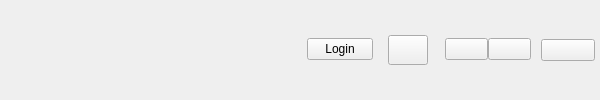
<?xml version="1.0" encoding="UTF-8"?>
<ui version="4.0">
 <class>TitleBarClass</class>
 <widget class="QWidget" name="TitleBarClass">
  <property name="geometry">
   <rect>
    <x>0</x>
    <y>0</y>
    <width>600</width>
    <height>100</height>
   </rect>
  </property>
  <property name="windowTitle">
   <string>TitleBar</string>
  </property>
  <layout class="QHBoxLayout" name="horizontalLayout_7">
   <property name="spacing">
    <number>0</number>
   </property>
   <property name="leftMargin">
    <number>0</number>
   </property>
   <property name="topMargin">
    <number>0</number>
   </property>
   <property name="rightMargin">
    <number>0</number>
   </property>
   <property name="bottomMargin">
    <number>0</number>
   </property>
   <item>
    <widget class="QWidget" name="widget" native="true">
     <property name="minimumSize">
      <size>
       <width>64</width>
       <height>35</height>
      </size>
     </property>
     <property name="maximumSize">
      <size>
       <width>64</width>
       <height>35</height>
      </size>
     </property>
     <layout class="QHBoxLayout" name="horizontalLayout">
      <property name="spacing">
       <number>0</number>
      </property>
      <property name="topMargin">
       <number>0</number>
      </property>
      <property name="rightMargin">
       <number>9</number>
      </property>
      <property name="bottomMargin">
       <number>0</number>
      </property>
      <item>
       <widget class="QLabel" name="label">
        <property name="minimumSize">
         <size>
          <width>24</width>
          <height>24</height>
         </size>
        </property>
        <property name="maximumSize">
         <size>
          <width>24</width>
          <height>24</height>
         </size>
        </property>
        <property name="text">
         <string/>
        </property>
        <property name="textFormat">
         <enum>Qt::AutoText</enum>
        </property>
        <property name="pixmap">
         <pixmap resource="../../../../../Database.qrc">:/Database/state/logo.svg</pixmap>
        </property>
        <property name="scaledContents">
         <bool>true</bool>
        </property>
       </widget>
      </item>
     </layout>
    </widget>
   </item>
   <item>
    <widget class="QWidget" name="widget_6" native="true">
     <property name="minimumSize">
      <size>
       <width>0</width>
       <height>22</height>
      </size>
     </property>
     <property name="maximumSize">
      <size>
       <width>16777215</width>
       <height>22</height>
      </size>
     </property>
     <layout class="QHBoxLayout" name="horizontalLayout_6">
      <property name="spacing">
       <number>0</number>
      </property>
      <property name="leftMargin">
       <number>0</number>
      </property>
      <property name="topMargin">
       <number>0</number>
      </property>
      <property name="rightMargin">
       <number>0</number>
      </property>
      <property name="bottomMargin">
       <number>0</number>
      </property>
      <item>
       <spacer name="horizontalSpacer">
        <property name="orientation">
         <enum>Qt::Horizontal</enum>
        </property>
        <property name="sizeHint" stdset="0">
         <size>
          <width>189</width>
          <height>19</height>
         </size>
        </property>
       </spacer>
      </item>
     </layout>
    </widget>
   </item>
   <item>
    <widget class="QWidget" name="widget_2" native="true">
     <property name="minimumSize">
      <size>
       <width>72</width>
       <height>35</height>
      </size>
     </property>
     <property name="maximumSize">
      <size>
       <width>72</width>
       <height>35</height>
      </size>
     </property>
     <layout class="QHBoxLayout" name="horizontalLayout_2">
      <property name="spacing">
       <number>0</number>
      </property>
      <property name="leftMargin">
       <number>3</number>
      </property>
      <property name="topMargin">
       <number>0</number>
      </property>
      <property name="rightMargin">
       <number>3</number>
      </property>
      <property name="bottomMargin">
       <number>0</number>
      </property>
      <item>
       <widget class="QPushButton" name="btn_login">
        <property name="text">
         <string>Login</string>
        </property>
        <property name="iconSize">
         <size>
          <width>12</width>
          <height>12</height>
         </size>
        </property>
       </widget>
      </item>
     </layout>
    </widget>
   </item>
   <item>
    <widget class="QWidget" name="widget_3" native="true">
     <property name="minimumSize">
      <size>
       <width>64</width>
       <height>34</height>
      </size>
     </property>
     <property name="maximumSize">
      <size>
       <width>64</width>
       <height>34</height>
      </size>
     </property>
     <layout class="QHBoxLayout" name="horizontalLayout_3">
      <property name="leftMargin">
       <number>5</number>
      </property>
      <property name="topMargin">
       <number>0</number>
      </property>
      <property name="rightMargin">
       <number>5</number>
      </property>
      <property name="bottomMargin">
       <number>0</number>
      </property>
      <item>
       <widget class="QToolButton" name="btn_language">
        <property name="minimumSize">
         <size>
          <width>40</width>
          <height>30</height>
         </size>
        </property>
        <property name="maximumSize">
         <size>
          <width>16777215</width>
          <height>30</height>
         </size>
        </property>
        <property name="text">
         <string/>
        </property>
        <property name="icon">
         <iconset resource="../../../../../Database.qrc">
          <normaloff>:/Database/state/language.svg</normaloff>:/Database/state/language.svg</iconset>
        </property>
        <property name="iconSize">
         <size>
          <width>18</width>
          <height>18</height>
         </size>
        </property>
       </widget>
      </item>
     </layout>
    </widget>
   </item>
   <item>
    <widget class="QWidget" name="widget_4" native="true">
     <property name="minimumSize">
      <size>
       <width>96</width>
       <height>35</height>
      </size>
     </property>
     <property name="maximumSize">
      <size>
       <width>96</width>
       <height>35</height>
      </size>
     </property>
     <layout class="QHBoxLayout" name="horizontalLayout_4">
      <property name="spacing">
       <number>0</number>
      </property>
      <property name="leftMargin">
       <number>5</number>
      </property>
      <property name="topMargin">
       <number>0</number>
      </property>
      <property name="rightMargin">
       <number>5</number>
      </property>
      <property name="bottomMargin">
       <number>0</number>
      </property>
      <item>
       <widget class="QPushButton" name="btn_min">
        <property name="text">
         <string/>
        </property>
        <property name="icon">
         <iconset resource="../../../../../Database.qrc">
          <normaloff>:/Database/state/min.png</normaloff>:/Database/state/min.png</iconset>
        </property>
        <property name="iconSize">
         <size>
          <width>12</width>
          <height>12</height>
         </size>
        </property>
       </widget>
      </item>
      <item>
       <widget class="QPushButton" name="btn_max">
        <property name="text">
         <string/>
        </property>
        <property name="icon">
         <iconset resource="../../../../../Database.qrc">
          <normaloff>:/Database/state/max.png</normaloff>:/Database/state/max.png</iconset>
        </property>
        <property name="iconSize">
         <size>
          <width>12</width>
          <height>12</height>
         </size>
        </property>
       </widget>
      </item>
     </layout>
    </widget>
   </item>
   <item>
    <widget class="QWidget" name="widget_5" native="true">
     <property name="minimumSize">
      <size>
       <width>64</width>
       <height>22</height>
      </size>
     </property>
     <property name="maximumSize">
      <size>
       <width>64</width>
       <height>22</height>
      </size>
     </property>
     <layout class="QHBoxLayout" name="horizontalLayout_5">
      <property name="spacing">
       <number>0</number>
      </property>
      <property name="leftMargin">
       <number>5</number>
      </property>
      <property name="topMargin">
       <number>0</number>
      </property>
      <property name="rightMargin">
       <number>5</number>
      </property>
      <property name="bottomMargin">
       <number>0</number>
      </property>
      <item>
       <widget class="QPushButton" name="btn_exit">
        <property name="text">
         <string/>
        </property>
        <property name="icon">
         <iconset resource="../../../../../Database.qrc">
          <normaloff>:/Database/state/close.png</normaloff>:/Database/state/close.png</iconset>
        </property>
        <property name="iconSize">
         <size>
          <width>15</width>
          <height>15</height>
         </size>
        </property>
       </widget>
      </item>
     </layout>
    </widget>
   </item>
  </layout>
 </widget>
 <layoutdefault spacing="6" margin="11"/>
 <resources>
  <include location="../../../../../Database.qrc"/>
 </resources>
 <connections/>
</ui>
